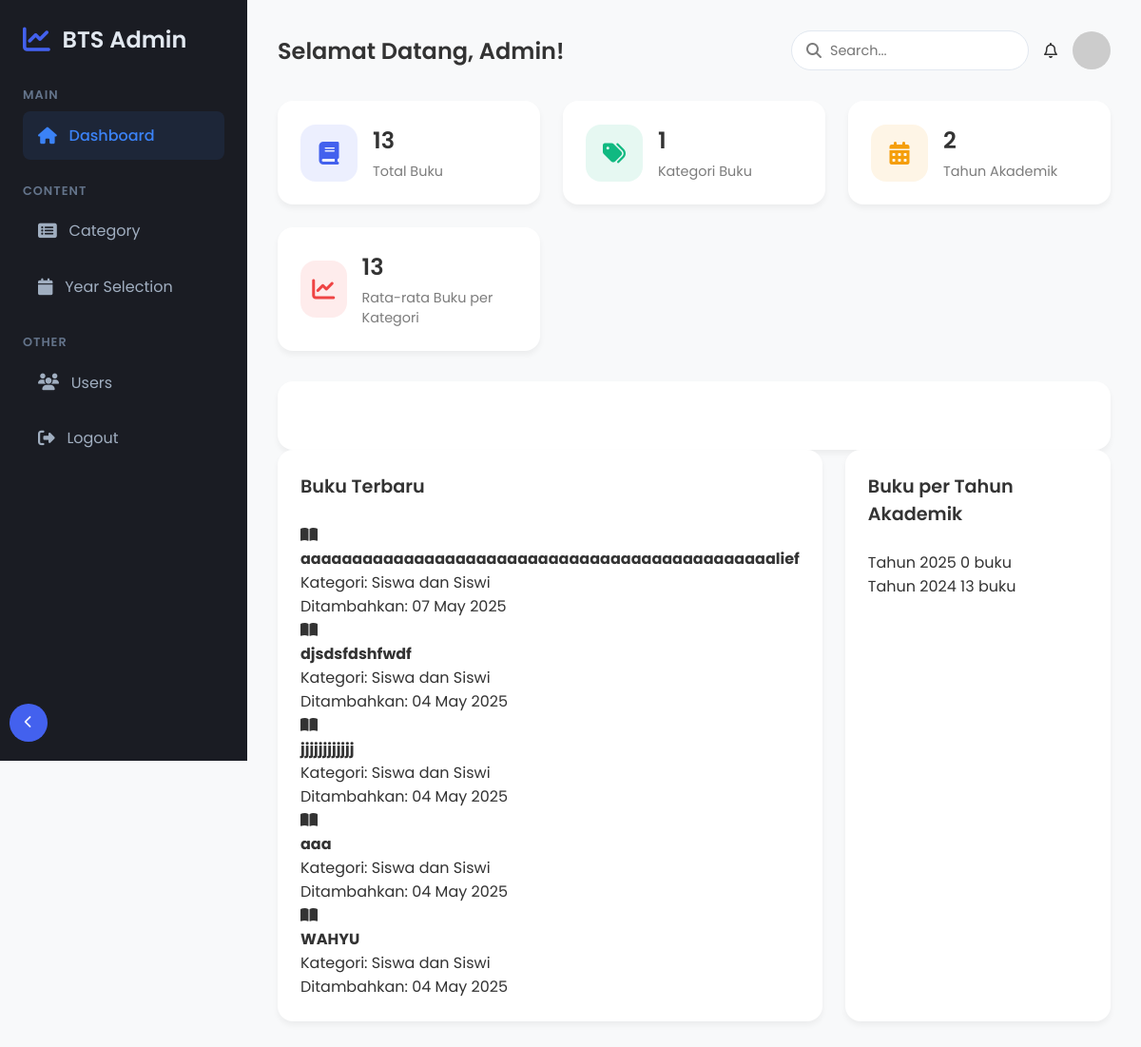
The page /admin/views/dashboard.php (signed in) on the database as committed earlier.
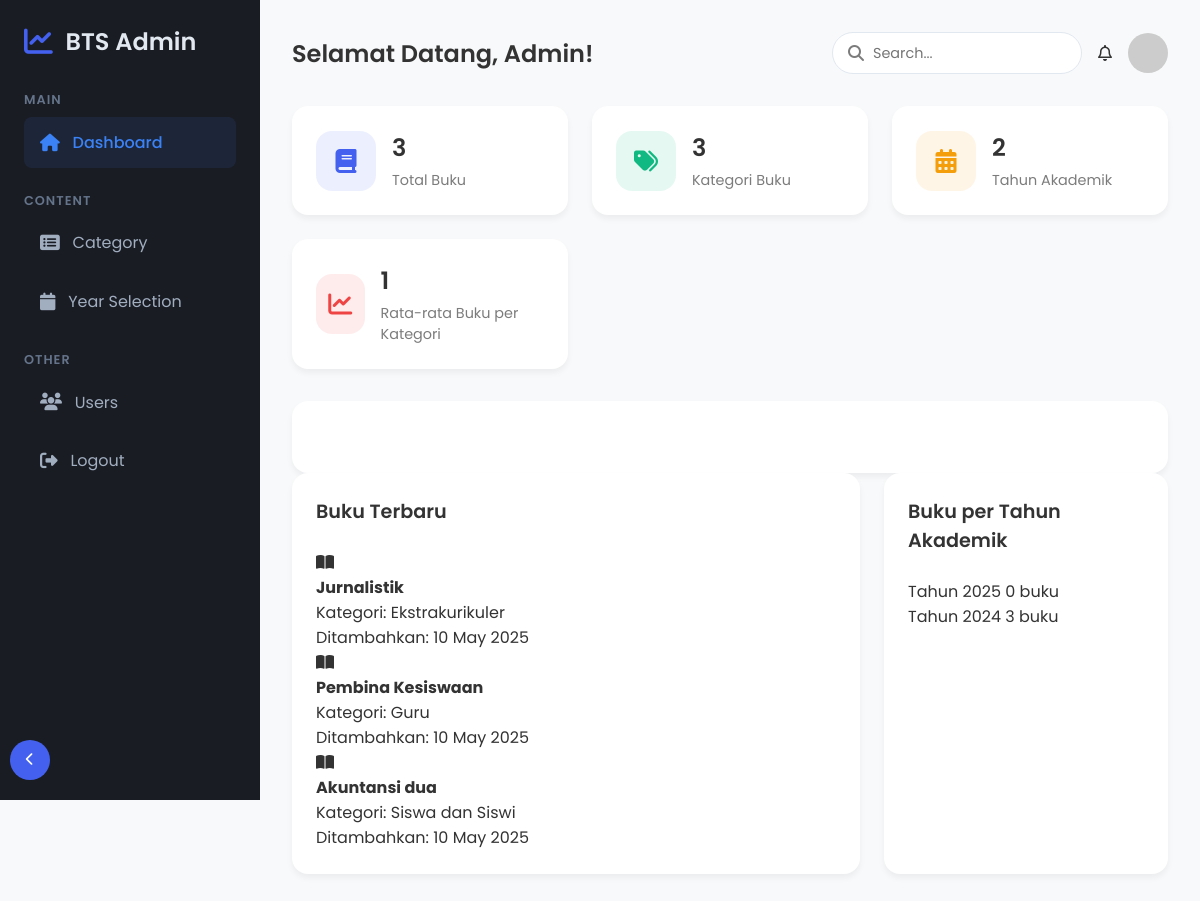
The same page on the database as committed later.
### tables this page shows
CREATE TABLE `books` (
  `id` int(11) NOT NULL,
  `judul` varchar(255) NOT NULL,
  `penerbit` varchar(255) DEFAULT NULL,
  `category_id` int(11) NOT NULL,
  `cover_path` varchar(255) DEFAULT NULL,
  `content_path` varchar(255) DEFAULT NULL,
  `created_at` timestamp NOT NULL DEFAULT current_timestamp(),
  `updated_at` timestamp NOT NULL DEFAULT current_timestamp() ON UPDATE current_timestamp(),
  `tahun_akademik_id` int(11) DEFAULT NULL
);

CREATE TABLE `categories` (
  `id` int(11) NOT NULL,
  `name` varchar(255) NOT NULL,
  `created_at` timestamp NULL DEFAULT current_timestamp(),
  `updated_at` timestamp NULL DEFAULT current_timestamp() ON UPDATE current_timestamp()
);

### admin/views/dashboard.php (the view, shortened to what the changed rows need)
<?php
require_once __DIR__ . '/../../config.php';
try {
    $stmt = $pdo->query("SELECT COUNT(*) as total_books FROM books");
    $totalBooks = $stmt->fetch(PDO::FETCH_ASSOC)['total_books'];
    $stmt = $pdo->query("SELECT COUNT(*) as total_categories FROM categories");
    $totalCategories = $stmt->fetch(PDO::FETCH_ASSOC)['total_categories'];
} catch (PDOException $e) {
    $totalBooks = 0;
    $totalCategories = 0;
    $totalYears = 0;
    error_log("Database error: " . $e->getMessage());
}
?>
<!DOCTYPE html>
<html lang="en">
<head>
    <link rel="stylesheet" href="../public/css/all.min.css">
    <link rel="stylesheet" href="../public/css/sidebar.css">
    <link rel="stylesheet" href="../public/css/dashboard.css">
</head>
<body>
    <?php include '../views/layout/sidebar.php'?>
    <div class="main-content">
        <div class="header">
            <h2 class="greeting">Selamat Datang, <?= htmlspecialchars($_SESSION['admin_name'] ?? 'Admin') ?>!</h2>
        </div>
        <div class="stats-container">
            <div class="stat-card">
                <div class="stat-info">
                    <h3><?= $totalBooks ?></h3>
                    <p>Total Buku</p>
                </div>
            </div>
            <div class="stat-card">
                <div class="stat-info">
                    <h3><?= $totalCategories ?></h3>
                    <p>Kategori Buku</p>
                </div>
            </div>
            <div class="stat-card">
                <div class="stat-info">
                    <h3><?= $totalBooks > 0 ? round($totalBooks/$totalCategories) : 0 ?></h3>
                    <p>Rata-rata Buku per Kategori</p>
                </div>
            </div>
        </div>
        <div class="chart-container">
            <div class="chart">
                <div class="recent-books">
                    <?php
                    $stmt = $pdo->query("
                        SELECT b.judul, c.name as category_name, b.created_at
                        FROM books b
                        JOIN categories c ON b.category_id = c.id
                        ORDER BY b.created_at DESC
                        LIMIT 5
                    ");
                    $books = $stmt->fetchAll(PDO::FETCH_ASSOC);
                    if (empty($books)) {
                        echo "<p>Belum ada buku yang ditambahkan</p>";
                    } else {
                        foreach ($books as $book):
                    ?>
                    <div class="book-item">
                        <div class="book-icon">
                            <i class="fas fa-book-open"></i>
                        </div>
                        <div class="book-info">
                            <h4><?= htmlspecialchars($book['judul']) ?></h4>
                            <p>Kategori: <?= htmlspecialchars($book['category_name']) ?></p>
                            <span class="book-date">
                                Ditambahkan: <?= date('d M Y', strtotime($book['created_at'])) ?>
                            </span>
                        </div>
                    </div>
                    <?php
                        endforeach;
                    }
                    ?>
                </div>
            </div>
            <div class="chart">
                <div class="year-stats">
                    <?php
                    $stmt = $pdo->query("
                        SELECT t.tahun, COUNT(b.id) as book_count
                        FROM tahun_akademik t
                        LEFT JOIN books b ON t.id = b.tahun_akademik_id
                        GROUP BY t.id
                        ORDER BY t.tahun DESC
                    ");
                    $years = $stmt->fetchAll(PDO::FETCH_ASSOC);
                    if (empty($years)) {
                        echo "<p>Belum ada data tahun akademik</p>";
                    } else {
                        foreach ($years as $year):
                    ?>
                    <div class="year-item">
                        <div class="year-info">
                            <span>Tahun <?= htmlspecialchars($year['tahun']) ?></span>
                            <span><?= $year['book_count'] ?> buku</span>
                        </div>
                    </div>
                    <?php
                        endforeach;
                    }
                    ?>
                </div>
            </div>
        </div>
    </div>
</body>
</html>

Rows that differ between the two databases and show on the page:
removed books: judul "aaaaaaaaaaaaaaaaaaaaaaaaaaaaaaaaaaaaaaaaaaaaaalief", category.name "Siswa dan Siswi", created_at "07 May 2025"
removed books: judul "djsdsfdshfwdf", category.name "Siswa dan Siswi", created_at "04 May 2025"
removed books: judul "jjjjjjjjjjjj", category.name "Siswa dan Siswi", created_at "04 May 2025"
removed books: judul "aaa", category.name "Siswa dan Siswi", created_at "04 May 2025"
removed books: judul "WAHYU", category.name "Siswa dan Siswi", created_at "04 May 2025"
added books: judul "Jurnalistik", category.name "Ekstrakurikuler", created_at "10 May 2025"
added books: judul "Pembina Kesiswaan", category.name "Guru", created_at "10 May 2025"
added books: judul "Akuntansi dua", category.name "Siswa dan Siswi", created_at "10 May 2025"
Other text that changed with them:
$totalBooks: "13" → "3"
$totalCategories: "1" → "3"
$totalBooks/$totalCategories: "13" → "1"
new list line: "Tahun 2024 3 buku"
list line gone: "Tahun 2024 13 buku"
